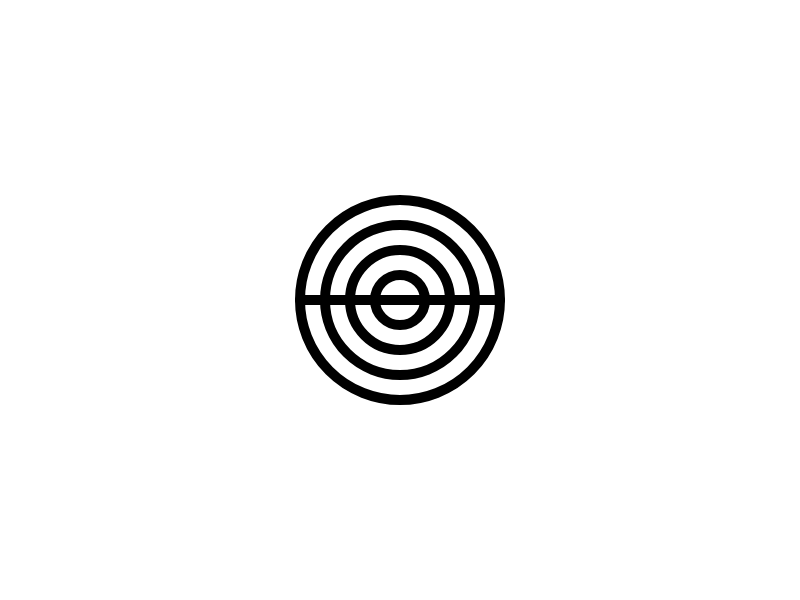
Frame 1 (no input)
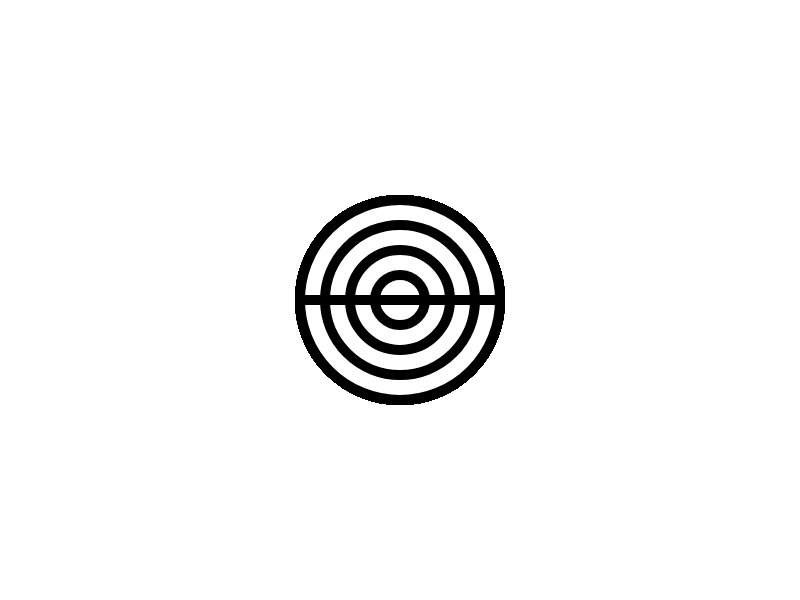
Frame 60 (no input)
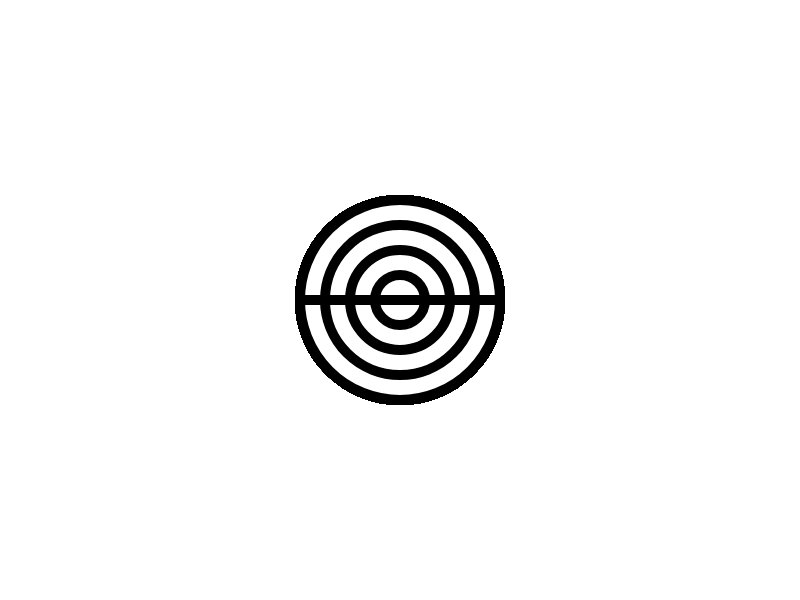
Frame 120 (the mouse pressed at the canvas centre since frame 60)

The p5.js sketch that drew these frames (run headless with seeded random() and noise() and a simulated clock; from frame 60 on, the mouse is pressed at the canvas centre):

// p5.js sketch
// ── sketch.js
function setup() {
  createCanvas(800, 600);
  background(255, 255, 255);
}

function draw() {
  strokeWeight(10);
  ellipse(400, 300, 200, 200);
  ellipse(400, 300, 150, 150);
  ellipse(400, 300, 100, 100);
  ellipse(400, 300, 50, 50);
  line(300, 300, 500, 300);
}
